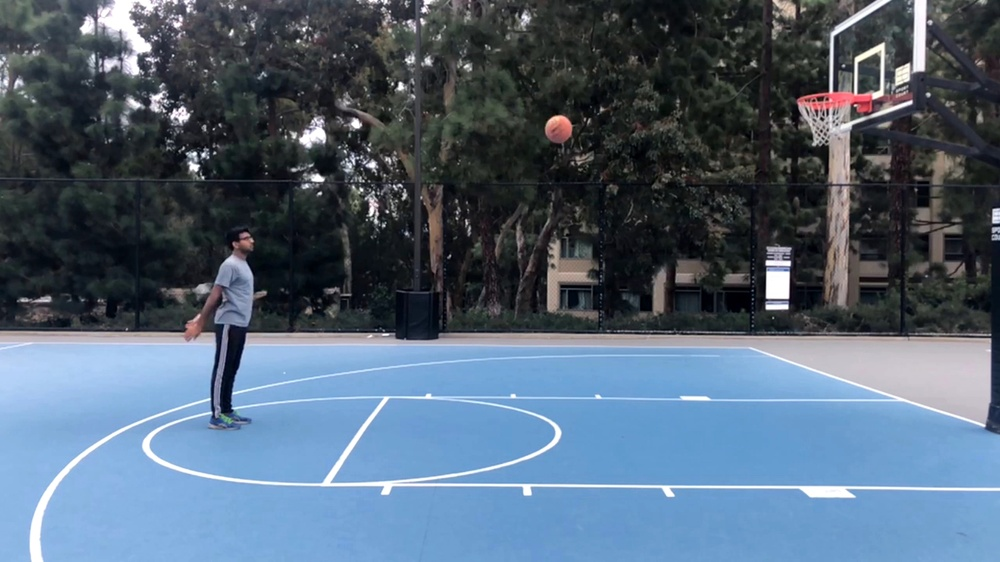
#> input picture Results/Test Frame/test.JPG, 1000 x 562 px, shrunk from 1920 x 1080 before the run
$ python test.py
#> lines starting #> are read from the running program, lines starting #| are printed output that depends on the picture; after the words box and inside, x2 and y2 are one past the last pixel; in counts of white or black regions, pixels touching at a corner belong together
#> further down, img is the input picture: shape (562, 1000, 3); mean B, G, R 118.4, 100.3, 83.1
### vmg.py
import numpy as np
import cv2
import imutils

def detectBall(frame):
    # orange range for ball in HSV color space
    orangeLower = (2, 60, 60)
    orangeUpper = (10, 255, 255)

    # add gaussian blur and convert color to HSV
    gausBlur = cv2.GaussianBlur(frame, (11,11), 0)
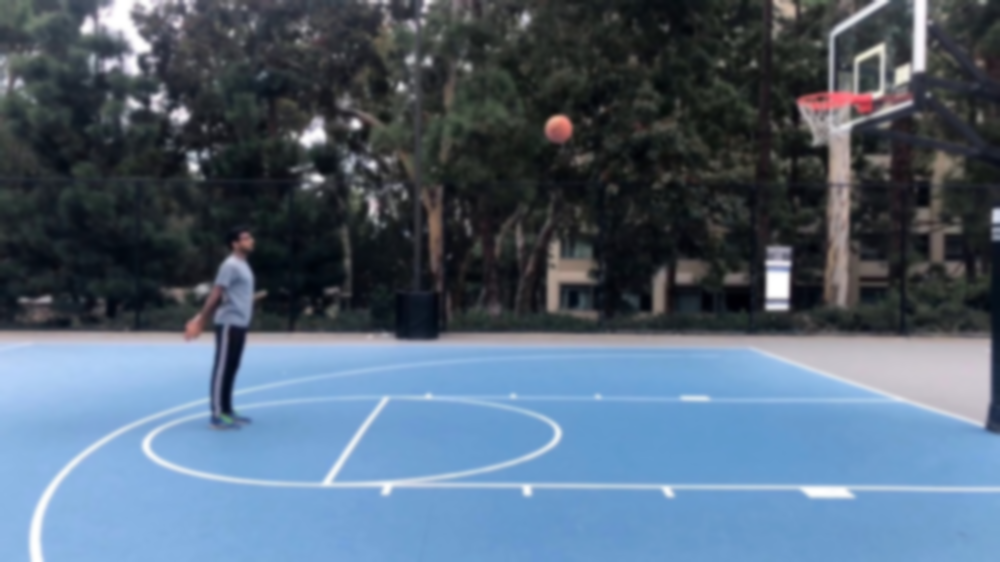
#> gausBlur: shape (562, 1000, 3); mean B, G, R 118.4, 100.3, 83.1
    hsv = cv2.cvtColor(gausBlur, cv2.COLOR_BGR2HSV)
#> hsv: shape (562, 1000, 3); mean H, S, V 97.8, 69.1, 120

    # create mask according to color range
    mask = cv2.inRange(hsv, orangeLower, orangeUpper)
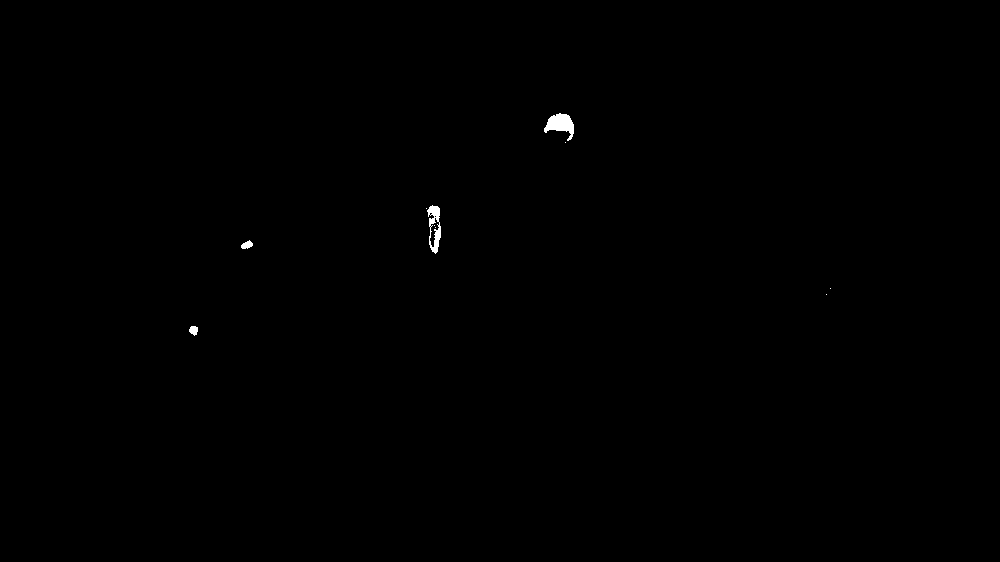
#> mask: shape (562, 1000); 0.17% white; 10 white regions (6 under 20 px), largest, box (x1, y1, x2, y2) and area: (544, 113, 574, 141) 449, (427, 205, 441, 254) 354, (241, 240, 253, 249) 70, (189, 326, 198, 336) 66
    mask = cv2.erode(mask, None, iterations=2)
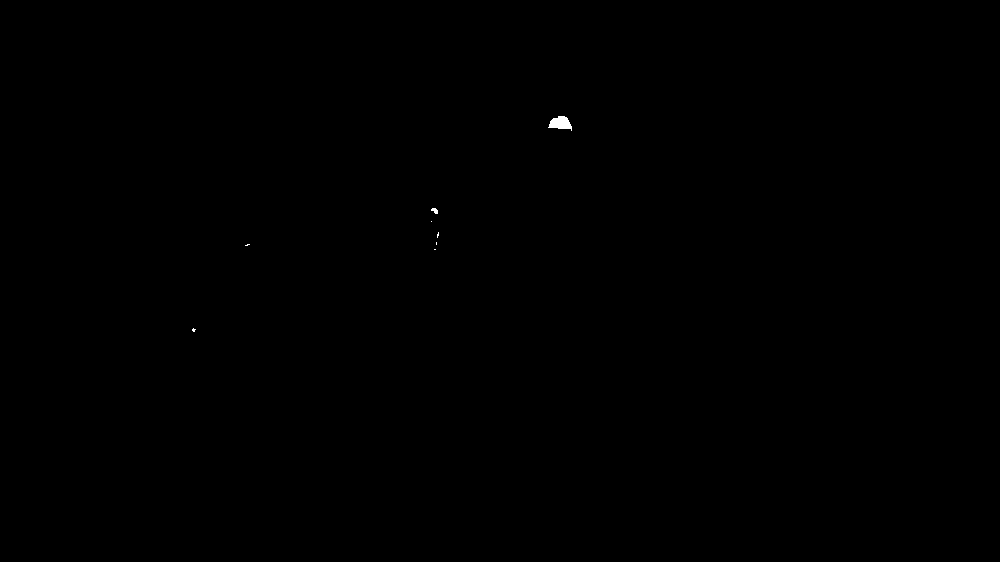
#> mask: shape (562, 1000); 0.05% white; 8 white regions (6 under 20 px)

    # find contour according to the created mask
    contours = cv2.findContours(mask.copy(), cv2.RETR_EXTERNAL,
		cv2.CHAIN_APPROX_SIMPLE)
#> contours = 8 contours, 7 with area under 20; largest, box (x1, y1, x2, y2) and area: (548, 116, 572, 131) 200
    contours = imutils.grab_contours(contours)
    center = None

    # check for found contour
    if len(contours) > 0:

	# calculate the center and radius of biggest contour
    	c = max(contours, key=cv2.contourArea)
#> c = contour of 26 points, box (x1, y1, x2, y2) (548, 116, 572, 131), area 200
    	((x, y), radius) = cv2.minEnclosingCircle(c)
#> x = 559.7; y = 126.9; radius = 11.71
    	M = cv2.moments(c)
#> M = moments, m00 200, centre m10/m00, m01/m00 = (560, 122.7)
    	center = (int(M["m10"] / M["m00"]), int(M["m01"] / M["m00"]))
#> center = (560, 122)

    	# check radius range
    	if (radius > 10) & (radius < 55):

    	    # draw the bounding box
    	    cv2.rectangle(frame, (int(x)-int(radius), int(y)-int(radius)),
                (int(x)+int(radius), int(y)+int(radius)),
    	    	(0, 0, 255), 2)
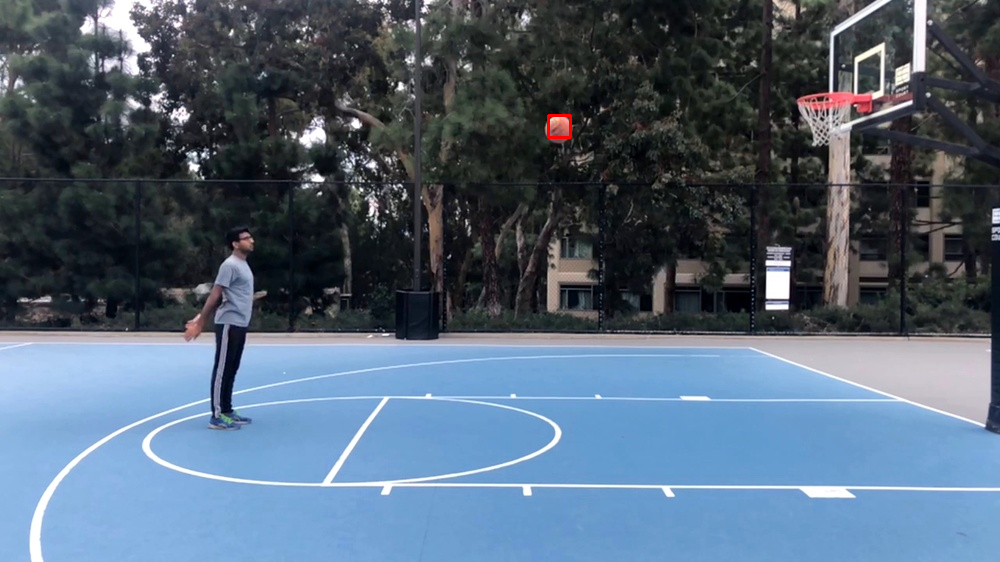
#> frame: shape (562, 1000, 3); 0.05% of pixels changed, all inside (x1, y1, x2, y2) = (547, 114, 572, 139)

    cv2.imshow('frame (press "q" to quit)',frame)
    #cv2.imshow('mask (press "q" to quit)', mask)
    return center

### test.py
import vmg
import cv2

img = cv2.imread('Results/Test Frame/test.JPG')
print(vmg.detectBall(img))
#| (560, 122)
cv2.waitKey(0)
cv2.destroyAllWindows()
